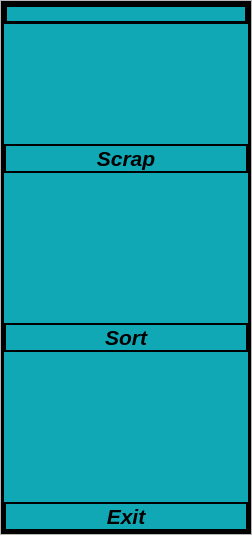
       <widget class="QFrame" name="frame">
        <property name="sizePolicy">
         <sizepolicy hsizetype="Preferred" vsizetype="Preferred">
          <horstretch>0</horstretch>
          <verstretch>0</verstretch>
         </sizepolicy>
        </property>
        <property name="minimumSize">
         <size>
          <width>250</width>
          <height>0</height>
         </size>
        </property>
        <property name="frameShape">
         <enum>QFrame::StyledPanel</enum>
        </property>
        <property name="frameShadow">
         <enum>QFrame::Raised</enum>
        </property>
        <layout class="QHBoxLayout" name="horizontalLayout_3">
         <property name="spacing">
          <number>0</number>
         </property>
         <property name="leftMargin">
          <number>0</number>
         </property>
         <property name="topMargin">
          <number>0</number>
         </property>
         <property name="rightMargin">
          <number>0</number>
         </property>
         <property name="bottomMargin">
          <number>0</number>
         </property>
         <item>
          <widget class="QFrame" name="frame_3">
           <property name="minimumSize">
            <size>
             <width>250</width>
             <height>0</height>
            </size>
           </property>
           <property name="styleSheet">
            <string notr="true">background-color: rgb(17, 168, 182);
border: 3px solid black;
</string>
           </property>
           <property name="frameShape">
            <enum>QFrame::StyledPanel</enum>
           </property>
           <property name="frameShadow">
            <enum>QFrame::Raised</enum>
           </property>
           <layout class="QVBoxLayout" name="verticalLayout">
            <property name="spacing">
             <number>0</number>
            </property>
            <property name="leftMargin">
             <number>0</number>
            </property>
            <property name="topMargin">
             <number>0</number>
            </property>
            <property name="rightMargin">
             <number>0</number>
            </property>
            <property name="bottomMargin">
             <number>0</number>
            </property>
            <item>
             <widget class="QPushButton" name="mainPicture">
              <property name="sizePolicy">
               <sizepolicy hsizetype="Minimum" vsizetype="Expanding">
                <horstretch>0</horstretch>
                <verstretch>2</verstretch>
               </sizepolicy>
              </property>
              <property name="styleSheet">
               <string notr="true">border:2px solid black;
border-radius:10px;
QPushButton{
border-radius:20px;
background-color:white;
}

QPushButton:hover {
    background-color: green;
	color:white;
}
QPushButton:pressed{
	background-color:red;
	color:green;
}</string>
              </property>
              <property name="text">
               <string/>
              </property>
              <property name="icon">
               <iconset resource="Resources/resources.qrc">
                <normaloff>:/Icons/admin-panel.png</normaloff>:/Icons/admin-panel.png</iconset>
              </property>
              <property name="iconSize">
               <size>
                <width>100</width>
                <height>100</height>
               </size>
              </property>
              <property name="checkable">
               <bool>false</bool>
              </property>
             </widget>
            </item>
            <item>
             <spacer name="verticalSpacer">
              <property name="orientation">
               <enum>Qt::Vertical</enum>
              </property>
              <property name="sizeHint" stdset="0">
               <size>
                <width>20</width>
                <height>120</height>
               </size>
              </property>
             </spacer>
            </item>
            <item>
             <widget class="QPushButton" name="scrapButton">
              <property name="sizePolicy">
               <sizepolicy hsizetype="Minimum" vsizetype="Expanding">
                <horstretch>0</horstretch>
                <verstretch>2</verstretch>
               </sizepolicy>
              </property>
              <property name="font">
               <font>
                <family>Segoe UI</family>
                <pointsize>16</pointsize>
                <weight>75</weight>
                <italic>true</italic>
                <bold>true</bold>
               </font>
              </property>
              <property name="styleSheet">
               <string notr="true">
QPushButton{
border:2px solid black;
border-radius:15px;
}
QPushButton:hover {
	background-color: rgb(0, 255, 255);
	color:black;
}
QPushButton:pressed{
	
	background-color: rgb(224, 176, 255);
	color:black;
}</string>
              </property>
              <property name="text">
               <string>Scrap</string>
              </property>
              <property name="icon">
               <iconset resource="Resources/resources.qrc">
                <normaloff>:/Icons/whiteIcons/trello.svg</normaloff>:/Icons/whiteIcons/trello.svg</iconset>
              </property>
              <property name="iconSize">
               <size>
                <width>40</width>
                <height>40</height>
               </size>
              </property>
             </widget>
            </item>
            <item>
             <spacer name="verticalSpacer_2">
              <property name="orientation">
               <enum>Qt::Vertical</enum>
              </property>
              <property name="sizeHint" stdset="0">
               <size>
                <width>20</width>
                <height>150</height>
               </size>
              </property>
             </spacer>
            </item>
            <item>
             <widget class="QPushButton" name="sortButton">
              <property name="sizePolicy">
               <sizepolicy hsizetype="Minimum" vsizetype="Preferred">
                <horstretch>0</horstretch>
                <verstretch>2</verstretch>
               </sizepolicy>
              </property>
              <property name="font">
               <font>
                <family>Segoe UI</family>
                <pointsize>16</pointsize>
                <weight>75</weight>
                <italic>true</italic>
                <bold>true</bold>
               </font>
              </property>
              <property name="styleSheet">
               <string notr="true">
QPushButton{
border:2px solid black;
border-radius:15px;
}

QPushButton:hover {
	background-color: rgb(0, 255, 255);
	color:black;
}
QPushButton:pressed{
	
	background-color: rgb(224, 176, 255);
	color:black;
}</string>
              </property>
              <property name="text">
               <string>Sort</string>
              </property>
              <property name="icon">
               <iconset resource="Resources/resources.qrc">
                <normaloff>:/Icons/whiteIcons/sliders.svg</normaloff>:/Icons/whiteIcons/sliders.svg</iconset>
              </property>
              <property name="iconSize">
               <size>
                <width>40</width>
                <height>40</height>
               </size>
              </property>
             </widget>
            </item>
            <item>
             <spacer name="verticalSpacer_3">
              <property name="orientation">
               <enum>Qt::Vertical</enum>
              </property>
              <property name="sizeHint" stdset="0">
               <size>
                <width>20</width>
                <height>150</height>
               </size>
              </property>
             </spacer>
            </item>
            <item>
             <widget class="QPushButton" name="exitButton">
              <property name="sizePolicy">
               <sizepolicy hsizetype="Minimum" vsizetype="Expanding">
                <horstretch>0</horstretch>
                <verstretch>2</verstretch>
               </sizepolicy>
              </property>
              <property name="font">
               <font>
                <family>Segoe UI</family>
                <pointsize>16</pointsize>
                <weight>75</weight>
                <italic>true</italic>
                <bold>true</bold>
               </font>
              </property>
              <property name="styleSheet">
               <string notr="true">
QPushButton{
border:2px solid black;
border-radius:15px;
}

QPushButton:hover {
	background-color: rgb(0, 255, 255);
	color:black;
}
QPushButton:pressed{
	
	background-color: rgb(224, 176, 255);
	color:black;
}</string>
              </property>
              <property name="text">
               <string>Exit</string>
              </property>
              <property name="icon">
               <iconset resource="Resources/resources.qrc">
                <normaloff>:/Icons/whiteIcons/x-circle.svg</normaloff>:/Icons/whiteIcons/x-circle.svg</iconset>
              </property>
              <property name="iconSize">
               <size>
                <width>40</width>
                <height>40</height>
               </size>
              </property>
             </widget>
            </item>
           </layout>
          </widget>
         </item>
        </layout>
       </widget>
